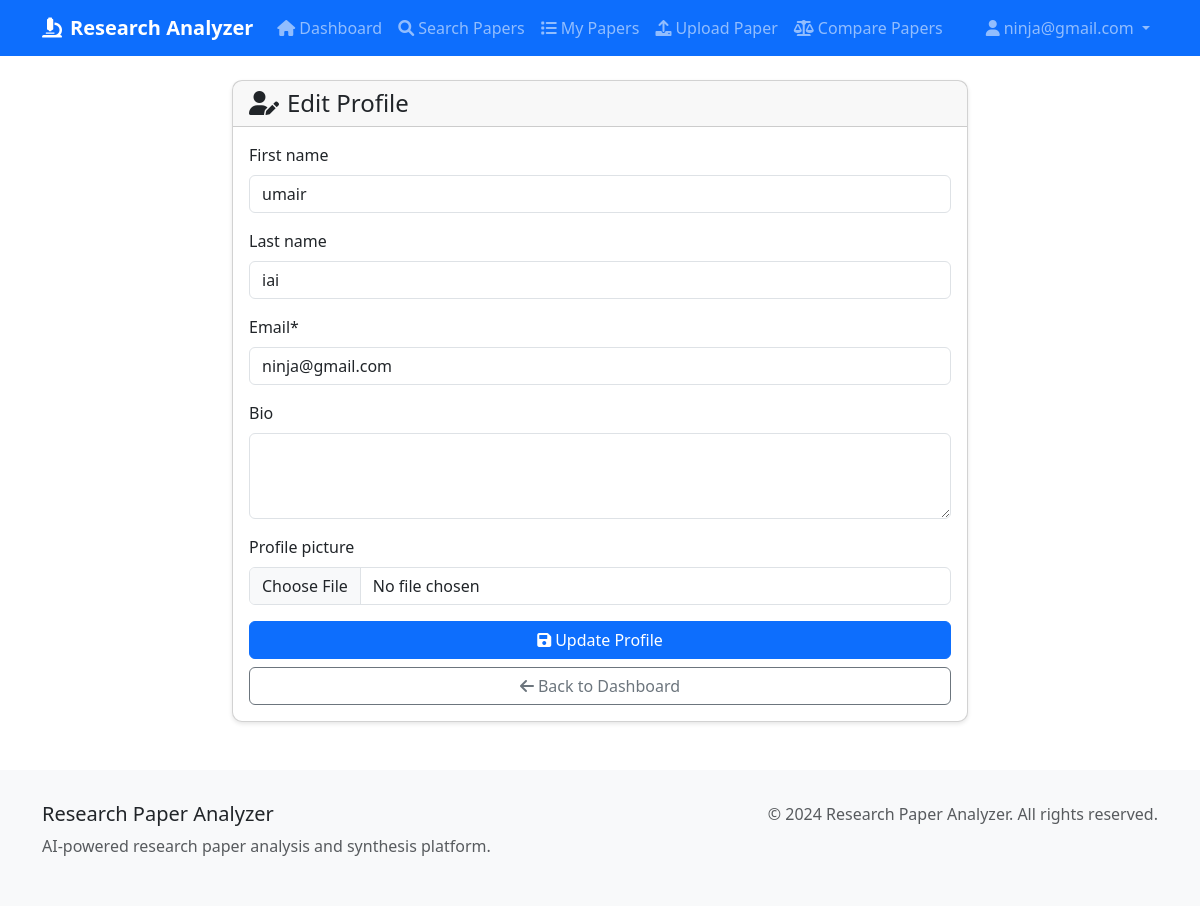
/users/profile/ (signed in), run on the app's committed database.
### users/models.py (models this page shows, shortened)
class User(AbstractUser):
    email = models.EmailField(unique=True)
    profile_picture = models.ImageField(upload_to='profile_pics/', null=True, blank=True)
    bio = models.TextField(max_length=500, blank=True)
    created_at = models.DateTimeField(auto_now_add=True)
    updated_at = models.DateTimeField(auto_now=True)
    USERNAME_FIELD = 'email'
    REQUIRED_FIELDS = ['username']
    class Meta:
        verbose_name = 'User'
        verbose_name_plural = 'Users'

### users/views.py (the view)
# urls.py: path('profile/', views.profile, name='profile'),
@login_required
def profile(request):
    if request.method == 'POST':
        form = UserProfileForm(request.POST, request.FILES, instance=request.user)
        if form.is_valid():
            form.save()
            messages.success(request, 'Profile updated successfully!')
            return redirect('users:profile')
        else:
            messages.error(request, 'Please correct the errors below.')
    else:
        form = UserProfileForm(instance=request.user)
    context = {
        'form': form,
        'user': request.user
    }
    return render(request, 'users/profile.html', context)

### users/forms.py
class UserProfileForm(forms.ModelForm):
    class Meta:
        model = User
        fields = ('first_name', 'last_name', 'email', 'bio', 'profile_picture')
        widgets = {
            'first_name': forms.TextInput(attrs={'class': 'form-control'}),
            'last_name': forms.TextInput(attrs={'class': 'form-control'}),
            'email': forms.EmailInput(attrs={'class': 'form-control'}),
            'bio': forms.Textarea(attrs={'class': 'form-control', 'rows': 3}),
            'profile_picture': forms.FileInput(attrs={'class': 'form-control'}),
        }

### templates/users/profile.html (shortened to what this page needs)
{% extends 'base.html' %}
{% load crispy_forms_tags %}
{% block content %}
<div class="row justify-content-center">
    <div class="col-md-8">
        <div class="card">
            <div class="card-header">
                <h4 class="mb-0">
                    <i class="fas fa-user-edit me-2"></i>Edit Profile
                </h4>
            </div>
            <div class="card-body">
                <form method="post" enctype="multipart/form-data">
                    {{ form|crispy }}
                    <div class="d-grid gap-2">
                        <button type="submit" class="btn btn-primary">
                            <i class="fas fa-save me-1"></i>Update Profile
                        </button>
                        <a href="{% url 'users:dashboard' %}" class="btn btn-outline-secondary">
                            <i class="fas fa-arrow-left me-1"></i>Back to Dashboard
                        </a>
                    </div>
                </form>
            </div>
        </div>
    </div>
</div>
{% endblock %}

### templates/base.html (shortened to what this page needs)
<!DOCTYPE html>
<html lang="en">
<head>
    <link href="https://cdn.jsdelivr.net/npm/bootstrap@5.3.0/dist/css/bootstrap.min.css" rel="stylesheet">
    <link href="https://cdnjs.cloudflare.com/ajax/libs/font-awesome/6.0.0/css/all.min.css" rel="stylesheet">
</head>
<body>
    <nav class="navbar navbar-expand-lg navbar-dark bg-primary">
        <div class="container">
            <a class="navbar-brand" href="{% url 'users:dashboard' %}">
                <i class="fas fa-microscope me-2"></i>Research Analyzer
            </a>
            <div class="collapse navbar-collapse" id="navbarNav">
                <ul class="navbar-nav me-auto">
                    {% if user.is_authenticated %}
                        <li class="nav-item">
                            <a class="nav-link" href="{% url 'users:dashboard' %}">
                                <i class="fas fa-home me-1"></i>Dashboard
                            </a>
                        </li>
                        <li class="nav-item">
                            <a class="nav-link" href="{% url 'papers:search' %}">
                                <i class="fas fa-search me-1"></i>Search Papers
                            </a>
                        </li>
                        <li class="nav-item">
                            <a class="nav-link" href="{% url 'papers:list' %}">
                                <i class="fas fa-list me-1"></i>My Papers
                            </a>
                        </li>
                        <li class="nav-item">
                            <a class="nav-link" href="{% url 'papers:upload' %}">
                                <i class="fas fa-upload me-1"></i>Upload Paper
                            </a>
                        </li>
                        <li class="nav-item">
                            <a class="nav-link" href="{% url 'papers:comparative_analysis' %}">
                                <i class="fas fa-balance-scale me-1"></i>Compare Papers
                            </a>
                        </li>
                    {% endif %}
                </ul>
                <ul class="navbar-nav">
                    {% if user.is_authenticated %}
                        <li class="nav-item dropdown">
                            <a class="nav-link dropdown-toggle" href="#" id="navbarDropdown" role="button" data-bs-toggle="dropdown">
                                <i class="fas fa-user me-1"></i>{{ user.email }}
                            </a>
                        </li>
                    {% endif %}
                </ul>
            </div>
        </div>
    </nav>
    <main class="container my-4 page-transition">
        {% block content %}{% endblock %}
    </main>
    <footer class="footer">
        <div class="container">
            <div class="row">
                <div class="col-md-6">
                    <h5>Research Paper Analyzer</h5>
                    <p class="text-muted">AI-powered research paper analysis and synthesis platform.</p>
                </div>
                <div class="col-md-6 text-md-end">
                    <p class="text-muted">&copy; 2024 Research Paper Analyzer. All rights reserved.</p>
                </div>
            </div>
        </div>
    </footer>
</body>
</html>

### templates/base.html (style rules this page uses)
:root { --primary-gradient: linear-gradient(135deg, #667eea 0%, #764ba2 100%); --success-color: #28a745; --warning-color: #ffc107; --danger-color: #dc3545; --info-color: #17a2b8; }
.navbar-brand { font-weight: bold; }
.card { border-radius: 10px; box-shadow: 0 2px 4px rgba(0,0,0,0.1); }
.btn { border-radius: 6px; }
.footer { background-color: #f8f9fa; padding: 2rem 0; margin-top: 3rem; }
.page-transition { opacity: 0; transform: translateY(20px); transition: all 0.6s ease; }
.page-transition.loaded { opacity: 1; transform: translateY(0); }

### data on the page
User: email "ninja@gmail.com", first_name "umair", last_name "iai"
